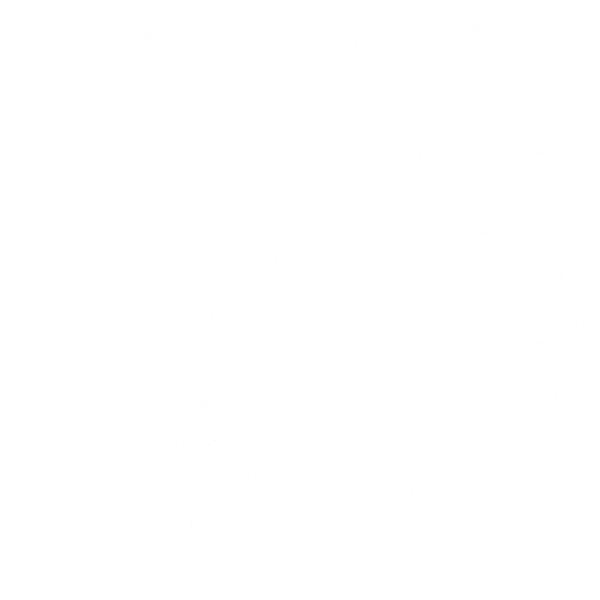
Frame 1 (no input)
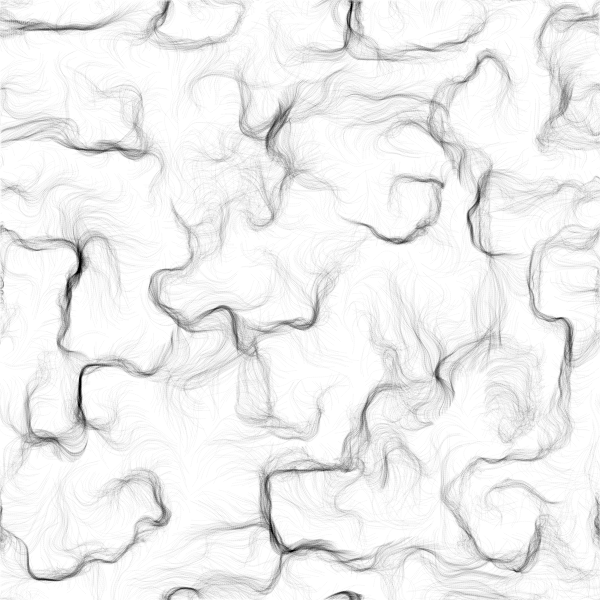
Frame 60 (no input)
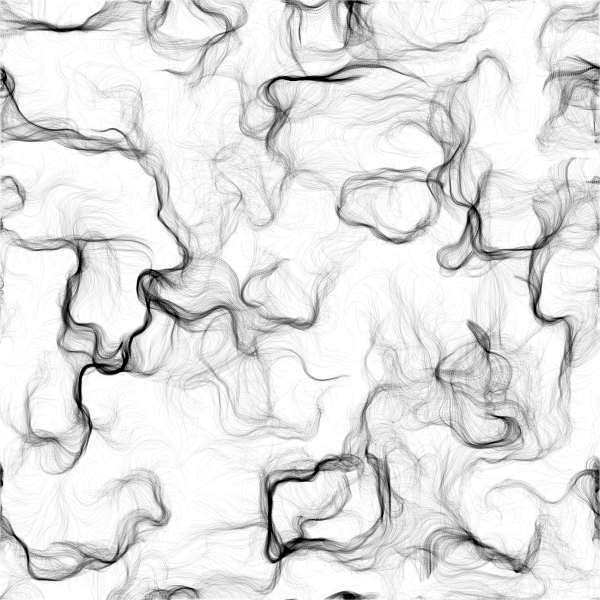
Frame 120 (the mouse pressed at the canvas centre since frame 60)

The p5.js sketch that drew these frames (run headless with seeded random() and noise() and a simulated clock; from frame 60 on, the mouse is pressed at the canvas centre):

// p5.js sketch
// ── sketch.js
var inc = 0.1;
var scl = 10;
var cols, rows;
var zoff = 0;
var particles = [];
var flowfield;

var fr;

function setup() {
  createCanvas(600, 600);
  background(255);
  cols = floor(width / scl);
  rows = floor(height / scl);
  fr = createP('');

  flowfield = new Array(cols * rows);

  for(var i = 0; i < 10000; i++) {
    particles[i] = new Particle();
  }

}

function draw() {
  var yoff = 0;
  for(var x = 0; x < rows; x++) {
    var xoff = 0;
    for(var y = 0; y < cols; y++) {
      var index = x + y * cols;
      var angle = noise(xoff, yoff, zoff) * TWO_PI * 4;
      var v = p5.Vector.fromAngle(angle);
      v.setMag(0.5);
      flowfield[index] = v
      // stroke(0, 50);
      // push();
      // translate(x * scl, y * scl);
      // rotate(v.heading());
      // strokeWeight(1);
      // line(0, 0, scl, 0);
      // pop();

      xoff += inc;
    }
    yoff += inc;
    zoff += 0.0001;
  }

  for(var i = 0; i < particles.length; i++) {
    particles[i].follow(flowfield);
    particles[i].update();
    particles[i].edges();
    particles[i].show();
  }

  fr.html(floor(frameRate()));
}

// ── particle.js
function Particle() {
  this.pos = createVector(random(width), random(height));
  this.vel = createVector(0);
  this.acc = createVector(0, 0);
  this.maxspeed = 2;

  this.prevPos = this.pos.copy();

  this.update = function() {
    this.vel.add(this.acc);
    this.vel.limit(this.maxspeed);
    this.pos.add(this.vel);
    this.acc.mult(0);
  }

  this.applyForce = function(force) {
    this.acc.add(force);
  }

  this.show = function() {
    stroke(0, 5);
    strokeWeight(1);
    line(this.pos.x, this.pos.y, this.prevPos.x, this.prevPos.y);
    // point(this.pos.x, this.pos.y);
    this.updatePrev();
  }

  this.updatePrev = function() {
    this.prevPos.x = this.pos.x;
    this.prevPos.y = this.pos.y;
  }

  this.edges = function() {
    if(this.pos.x > width) {
      this.pos.x = 0;
      this.updatePrev();
    }
    if(this.pos.x < 0) {
      this.pos.x = width;
      this.prevPos.x = this.pos.x;
      this.updatePrev();
    }
    if(this.pos.y > height) {
      this.pos.y = 0;
      this.updatePrev();
    }
    if(this.pos.y < 0) {
      this.pos.y = height;
      this.updatePrev();
    }
  }

  this.follow = function(vectors) {
    var x = floor(this.pos.x / scl);
    var y = floor(this.pos.y / scl);
    var index = x + y * cols;
    var force = vectors[index];
    this.applyForce(force);
  }
}
